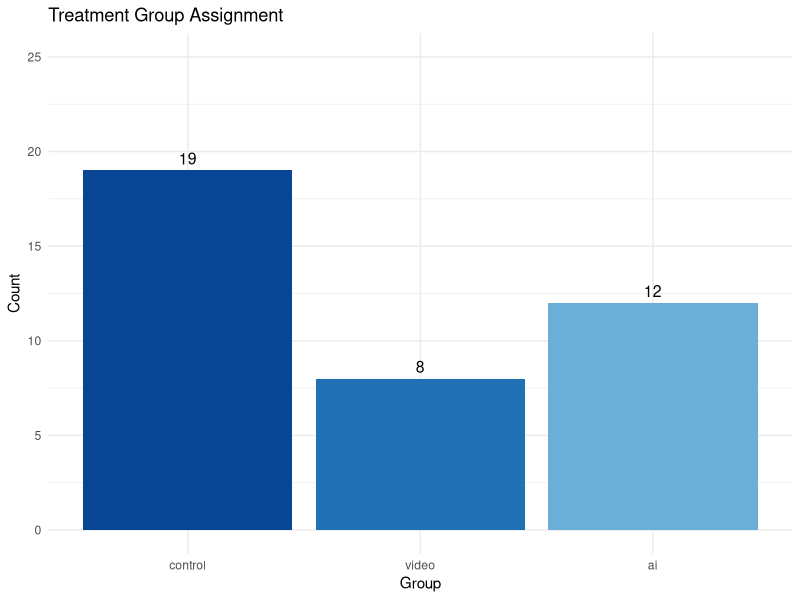
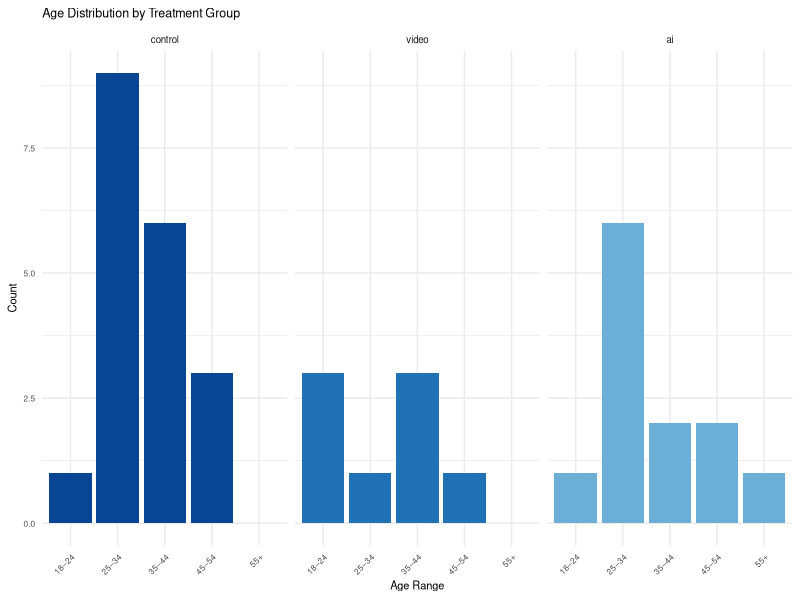
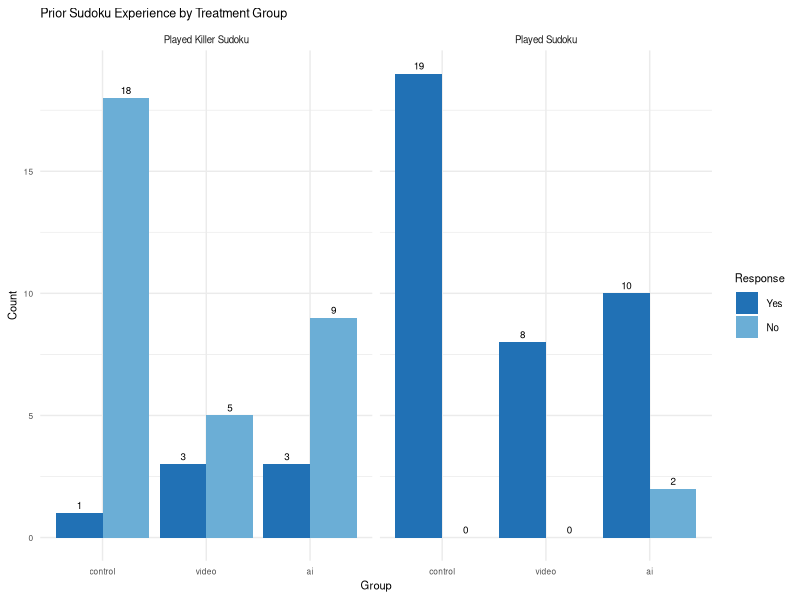
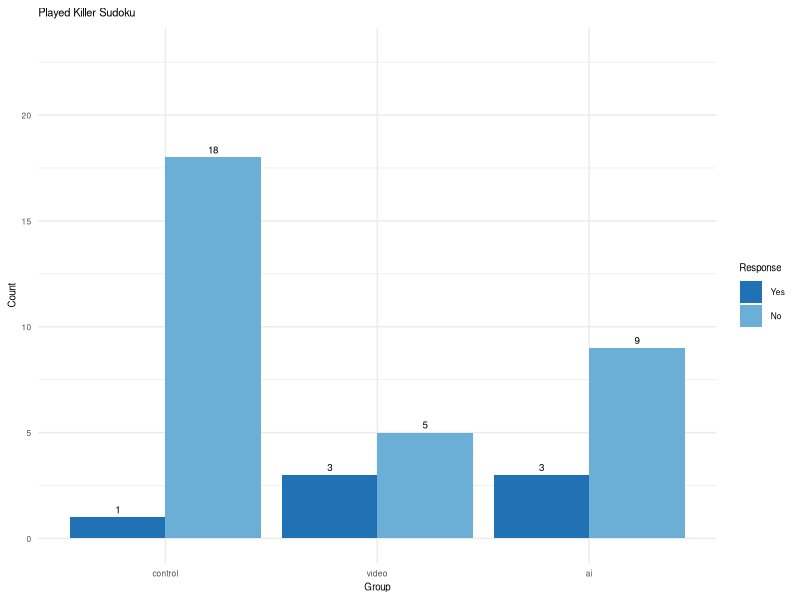
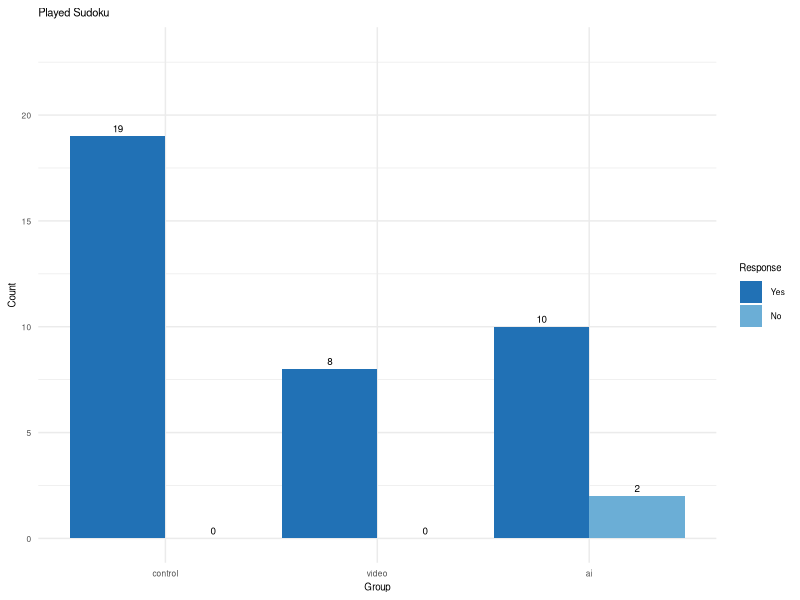
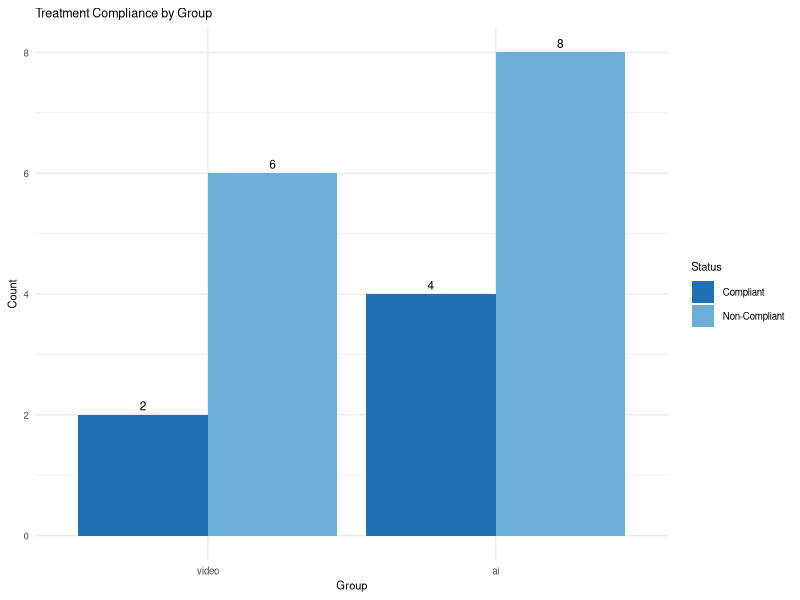
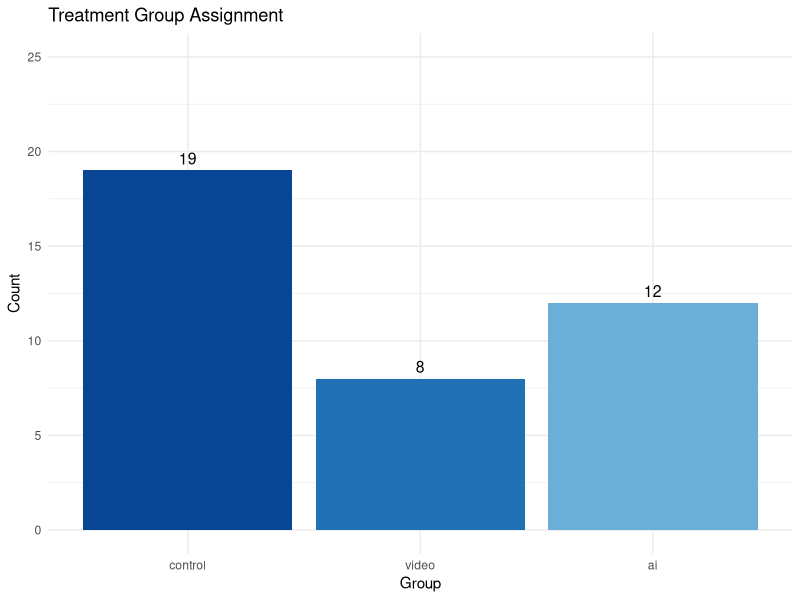
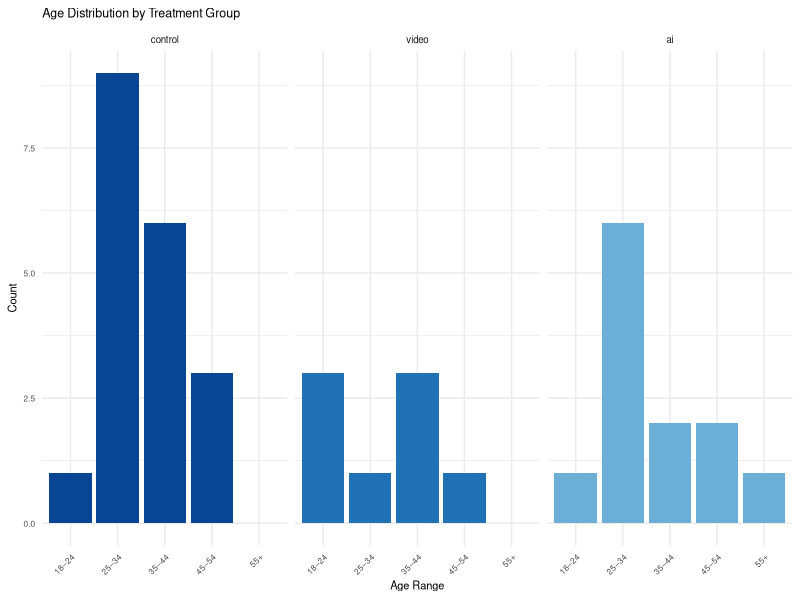

Generate these figures, in order, with R:
# ==============================================================================
# DATASCI-241 Killer Sudoku Experiment - Summary Stats
# Author: David Schaaf
# ==============================================================================


library(dplyr)
library(tidyverse)
library(knitr)
library(readr)
library(ggplot2)

height = 4
width = 3.5

df <- read_csv("./data/processed/df_clean.csv") |>
  mutate(
    group = factor(group, levels = c("control", "video", "ai")),
    completed = ifelse(is.na(puzzle2Correct), FALSE, puzzle2Correct)
  )
  

cov_summary <- df |>
  group_by(group) |>
  summarise(
    N = as.character(n()),
    `Age 18-24 (%)` = as.character(round(mean(ageRange == "18\u201324", na.rm=TRUE)*100, 1)),
    `Age 25-34 (%)` = as.character(round(mean(ageRange == "25\u201334", na.rm=TRUE)*100, 1)),
    `Age 35-44 (%)` = as.character(round(mean(ageRange == "35\u201344", na.rm=TRUE)*100, 1)),
    `Age 45-54 (%)` = as.character(round(mean(ageRange == "45\u201354", na.rm=TRUE)*100, 1)),
    `Age 55+ (%)` = as.character(round(mean(ageRange == "55+", na.rm=TRUE)*100, 1)),
    `Played Sudoku: Yes (%)` = as.character(round(mean(playedSudoku == "Yes", na.rm=TRUE)*100, 1)),
    `Played Killer Sudoku: Yes (%)` = as.character(round(mean(playedKillerSudoku == "Yes", na.rm=TRUE)*100, 1))
  ) |>
  pivot_longer(cols = -group, names_to = "Covariate", values_to = "value") |>
  pivot_wider(names_from = group, values_from = value)

cov_summary

## Summary chart of assignment to treatment group
df |>
  count(group) |>
  ggplot(aes(x = group, y = n, fill = group)) +
  geom_bar(stat = "identity") +
  scale_fill_manual(values = c("control" = "#084594", "video" = "#2171b5", "ai" = "#6baed6")) +
  labs(title = "Treatment Group Assignment", x = "Group", y = "Count") +
  ylim(0, 25) +
  geom_text(aes(label = n), vjust = -0.5, size = 4) +
  theme_minimal() +
  theme(legend.position = "none")

ggsave("./output/group_assignment.png", width = width, height = height, dpi = 300)


## Covariate balance table
## Age distribution - faceted histogram
ggplot(df, aes(x = ageRange, fill = group)) +
  geom_bar(position = "dodge") +
  facet_wrap(~group) +
  scale_fill_manual(values = c("control" = "#084594", "video" = "#2171b5", "ai" = "#6baed6")) +
  labs(title = "Age Distribution by Treatment Group", x = "Age Range", y = "Count") +
  theme_minimal() +
  theme(
    legend.position = "none",
    axis.text.x = element_text(size = 6, angle = 45, hjust = 1),
    axis.text.y = element_text(size = 6),
    axis.title = element_text(size = 8),
    strip.text = element_text(size = 7),
    plot.title = element_text(size = 9)
  )
ggsave("./output/age_distribution.png", width = width, height = height, dpi = 300)

## Previous experience
df |>
  pivot_longer(cols = c(playedSudoku, playedKillerSudoku),
               names_to = "Variable", values_to = "Response") |>
  mutate(Response = factor(Response, levels = c("Yes", "No"))) |>
  mutate(Variable = recode(Variable,
                           "playedSudoku" = "Played Sudoku",
                           "playedKillerSudoku" = "Played Killer Sudoku")) |>
  group_by(group, Variable, Response) |>
  summarise(n = n(), .groups = "drop") |>
  complete(group, Variable, Response, fill = list(n = 0)) |>
  ggplot(aes(x = group, y = n, fill = Response)) +
  geom_bar(stat = "identity", position = "dodge") +
  facet_wrap(~Variable) +
  scale_fill_manual(values = c("Yes" = "#2171b5", "No" = "#6baed6")) +
  labs(title = "Prior Sudoku Experience by Treatment Group", x = "Group", y = "Count") +
  geom_text(aes(label = n), 
            position = position_dodge(width = 0.9), 
            vjust = -0.5, size = 2.5) +
  theme_minimal() +
  theme(
    axis.text.x = element_text(size = 6),
    axis.text.y = element_text(size = 6),
    axis.title = element_text(size = 8),
    strip.text = element_text(size = 7),
    plot.title = element_text(size = 9),
    legend.text = element_text(size = 7),
    legend.title = element_text(size = 8)
  )


## previous experience broken into smaller charts
# Smaller chart - killer sudoku
df |>
  mutate(playedKillerSudoku = factor(playedKillerSudoku, levels = c("Yes", "No"))) |>
  group_by(group, playedKillerSudoku) |>
  summarise(n = n(), .groups = "drop") |>
  complete(group, playedKillerSudoku, fill = list(n = 0)) |>
  ggplot(aes(x = group, y = n, fill = playedKillerSudoku)) +
  geom_bar(stat = "identity", position = "dodge") +
  geom_text(aes(label = n), position = position_dodge(width = 0.9), vjust = -0.5, size = 2.5) +
  scale_fill_manual(values = c("Yes" = "#2171b5", "No" = "#6baed6")) +
  labs(title = "Played Killer Sudoku", x = "Group", y = "Count", fill = "Response") +
  ylim(0, 23) +
  theme_minimal() +
  theme(
    axis.text = element_text(size = 6),
    axis.title = element_text(size = 7),
    plot.title = element_text(size = 8),
    legend.text = element_text(size = 6),
    legend.title = element_text(size = 7)
  )

ggsave("./output/killer_sudoku_exp.png", width = 3.5, height = 2, dpi = 300)

# Smaller chart - Played Sudoku
df |>
  mutate(playedSudoku = factor(playedSudoku, levels = c("Yes", "No"))) |>
  group_by(group, playedSudoku) |>
  summarise(n = n(), .groups = "drop") |>
  complete(group, playedSudoku, fill = list(n = 0)) |>
  ggplot(aes(x = group, y = n, fill = playedSudoku)) +
  geom_bar(stat = "identity", position = "dodge") +
  geom_text(aes(label = n), position = position_dodge(width = 0.9), vjust = -0.5, size = 2.5) +
  scale_fill_manual(values = c("Yes" = "#2171b5", "No" = "#6baed6")) +
  labs(title = "Played Sudoku", x = "Group", y = "Count", fill = "Response") +
  ylim(0, 23) +
  theme_minimal() +
  theme(
    axis.text = element_text(size = 6),
    axis.title = element_text(size = 7),
    plot.title = element_text(size = 8),
    legend.text = element_text(size = 6),
    legend.title = element_text(size = 7)
  )

ggsave("./output/sudoku_exp.png", width = 3.5, height = 2, dpi = 300)


## Compliance check

df <- df |>
  mutate(compliant = case_when(
    group == "video" ~ puzzle1ElapsedSeconds >= 279,
    group == "ai"    ~ aiMessageCount > 0,
    group == "control" ~ NA
  ))

df |>
  filter(group != "control") |>
  group_by(group, compliant) |>
  summarise(n = n(), .groups = "drop") |>
  mutate(compliant = ifelse(compliant, "Compliant", "Non-Compliant")) |>
  ggplot(aes(x = group, y = n, fill = compliant)) +
  geom_bar(stat = "identity", position = "dodge") +
  scale_fill_manual(values = c("Compliant" = "#2171b5", "Non-Compliant" = "#6baed6")) +
  geom_text(aes(label = n), position = position_dodge(width = 0.9), vjust = -0.5, size = 3) +
  labs(title = "Treatment Compliance by Group", x = "Group", y = "Count", fill = "Status") +
  theme_minimal() +
  theme(
    axis.text = element_text(size = 7),
    axis.title = element_text(size = 8),
    plot.title = element_text(size = 9),
    legend.text = element_text(size = 7),
    legend.title = element_text(size = 8)
  )

ggsave("/Users/davidschaaf/MIDS/CausalInference241/mids_241_experiment/output/compliance.png", 
       width = 4.5, height = 3.5, dpi = 300)


## Summary variables for inline code

# Group ns
n_control <- nrow(df |> filter(group == "control"))
n_video   <- nrow(df |> filter(group == "video"))
n_ai      <- nrow(df |> filter(group == "ai"))
n_total   <- nrow(df)

# Age distribution by group (%)
age_pct <- df |>
  group_by(group) |>
  summarise(
    pct_18_24 = round(mean(ageRange == "18–24", na.rm=TRUE)*100, 1),
    pct_25_34 = round(mean(ageRange == "25–34", na.rm=TRUE)*100, 1),
    pct_35_44 = round(mean(ageRange == "35–44", na.rm=TRUE)*100, 1),
    pct_45_54 = round(mean(ageRange == "45–54", na.rm=TRUE)*100, 1),
    pct_55_plus = round(mean(ageRange == "55+",  na.rm=TRUE)*100, 1)
  )

age_control <- age_pct |> filter(group == "control")
age_video   <- age_pct |> filter(group == "video")
age_ai      <- age_pct |> filter(group == "ai")

# Prior experience (%)
exp_pct <- df |>
  group_by(group) |>
  summarise(
    pct_sudoku        = round(mean(playedSudoku == "Yes",       na.rm=TRUE)*100, 1),
    pct_killer_sudoku = round(mean(playedKillerSudoku == "Yes", na.rm=TRUE)*100, 1)
  )

exp_control <- exp_pct |> filter(group == "control")
exp_video   <- exp_pct |> filter(group == "video")
exp_ai      <- exp_pct |> filter(group == "ai")


# Compliance checks 
# video and ai
n_video_compliant     <- df |> filter(group == "video", compliant == TRUE)  |> nrow()
n_video_noncompliant  <- df |> filter(group == "video", compliant == FALSE) |> nrow()
n_ai_compliant        <- df |> filter(group == "ai",    compliant == TRUE)  |> nrow()
n_ai_noncompliant     <- df |> filter(group == "ai",    compliant == FALSE) |> nrow()

compliance_rate_video <- round(n_video_compliant / n_video * 100, 1)
compliance_rate_ai    <- round(n_ai_compliant    / n_ai    * 100, 1)

# tab switches compliance
tab_switches <- df |>
  group_by(group) |>
  summarise(
    mean_tab_switches = round(mean(puzzle2TabSwitches, na.rm=TRUE), 1),
    max_tab_switches  = max(puzzle2TabSwitches, na.rm=TRUE),
    any_switches      = sum(puzzle2TabSwitches > 0, na.rm=TRUE)
  )


# Save variables for access inline
save(n_control, n_video, n_ai, n_total,
     age_control, age_video, age_ai,
     exp_control, exp_video, exp_ai,
     n_video_compliant, n_video_noncompliant, compliance_rate_video,
     n_ai_compliant, n_ai_noncompliant, compliance_rate_ai, tab_switches,
     file = "./data/processed/sudoku_summary.RData")
